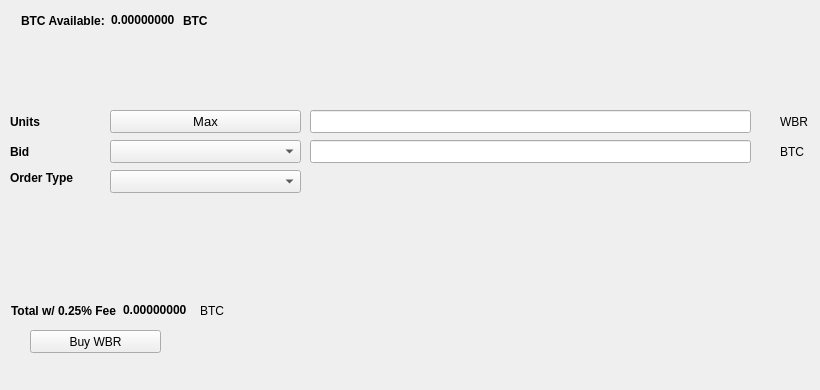
   <widget class="QWidget" name="BuyTab">
    <attribute name="title">
     <string>Buy</string>
    </attribute>
    <widget class="QPushButton" name="BuyWBR">
     <property name="geometry">
      <rect>
       <x>30</x>
       <y>330</y>
       <width>131</width>
       <height>23</height>
      </rect>
     </property>
     <property name="text">
      <string>Buy WBR</string>
     </property>
     <property name="icon">
      <iconset resource="../webruble.qrc">
       <normaloff>:/icons/bitcoin</normaloff>:/icons/bitcoin</iconset>
     </property>
    </widget>
    <widget class="QLabel" name="label_3">
     <property name="geometry">
      <rect>
       <x>10</x>
       <y>110</y>
       <width>46</width>
       <height>23</height>
      </rect>
     </property>
     <property name="font">
      <font>
       <weight>75</weight>
       <bold>true</bold>
      </font>
     </property>
     <property name="text">
      <string>Units</string>
     </property>
    </widget>
    <widget class="QLineEdit" name="UnitsInput">
     <property name="geometry">
      <rect>
       <x>310</x>
       <y>110</y>
       <width>441</width>
       <height>23</height>
      </rect>
     </property>
     <property name="font">
      <font>
       <pointsize>9</pointsize>
       <weight>75</weight>
       <bold>true</bold>
      </font>
     </property>
    </widget>
    <widget class="QLineEdit" name="BuyBidPriceEdit">
     <property name="geometry">
      <rect>
       <x>310</x>
       <y>140</y>
       <width>441</width>
       <height>23</height>
      </rect>
     </property>
     <property name="font">
      <font>
       <pointsize>9</pointsize>
       <weight>75</weight>
       <bold>true</bold>
      </font>
     </property>
    </widget>
    <widget class="QLabel" name="label_4">
     <property name="geometry">
      <rect>
       <x>780</x>
       <y>110</y>
       <width>31</width>
       <height>23</height>
      </rect>
     </property>
     <property name="text">
      <string>WBR</string>
     </property>
    </widget>
    <widget class="QLabel" name="label_5">
     <property name="geometry">
      <rect>
       <x>780</x>
       <y>140</y>
       <width>31</width>
       <height>23</height>
      </rect>
     </property>
     <property name="text">
      <string>BTC</string>
     </property>
    </widget>
    <widget class="QLabel" name="label_6">
     <property name="geometry">
      <rect>
       <x>10</x>
       <y>140</y>
       <width>46</width>
       <height>23</height>
      </rect>
     </property>
     <property name="font">
      <font>
       <weight>75</weight>
       <bold>true</bold>
      </font>
     </property>
     <property name="text">
      <string>Bid</string>
     </property>
    </widget>
    <widget class="QLabel" name="label_7">
     <property name="geometry">
      <rect>
       <x>10</x>
       <y>170</y>
       <width>91</width>
       <height>16</height>
      </rect>
     </property>
     <property name="font">
      <font>
       <weight>75</weight>
       <bold>true</bold>
      </font>
     </property>
     <property name="text">
      <string>Order Type</string>
     </property>
    </widget>
    <widget class="QPushButton" name="Buy_Max_Amount">
     <property name="geometry">
      <rect>
       <x>110</x>
       <y>110</y>
       <width>191</width>
       <height>23</height>
      </rect>
     </property>
     <property name="font">
      <font>
       <pointsize>10</pointsize>
      </font>
     </property>
     <property name="text">
      <string>Max</string>
     </property>
    </widget>
    <widget class="QComboBox" name="BuyBidcomboBox">
     <property name="geometry">
      <rect>
       <x>110</x>
       <y>140</y>
       <width>191</width>
       <height>23</height>
      </rect>
     </property>
     <property name="font">
      <font>
       <pointsize>10</pointsize>
      </font>
     </property>
    </widget>
    <widget class="QComboBox" name="buyOrdertypeCombo">
     <property name="geometry">
      <rect>
       <x>110</x>
       <y>170</y>
       <width>191</width>
       <height>23</height>
      </rect>
     </property>
     <property name="font">
      <font>
       <pointsize>10</pointsize>
      </font>
     </property>
    </widget>
    <widget class="QWidget" name="layoutWidget1">
     <property name="geometry">
      <rect>
       <x>21</x>
       <y>11</y>
       <width>227</width>
       <height>19</height>
      </rect>
     </property>
     <layout class="QHBoxLayout" name="horizontalLayout_3">
      <item>
       <widget class="QLabel" name="label232">
        <property name="font">
         <font>
          <weight>75</weight>
          <bold>true</bold>
         </font>
        </property>
        <property name="text">
         <string>BTC Available:</string>
        </property>
       </widget>
      </item>
      <item>
       <widget class="QLabel" name="BtcAvailableLbl">
        <property name="palette">
         <palette>
          <active>
           <colorrole role="WindowText">
            <brush brushstyle="SolidPattern">
             <color alpha="255">
              <red>0</red>
              <green>0</green>
              <blue>0</blue>
             </color>
            </brush>
           </colorrole>
           <colorrole role="Button">
            <brush brushstyle="SolidPattern">
             <color alpha="255">
              <red>0</red>
              <green>170</green>
              <blue>0</blue>
             </color>
            </brush>
           </colorrole>
           <colorrole role="Light">
            <brush brushstyle="SolidPattern">
             <color alpha="255">
              <red>0</red>
              <green>255</green>
              <blue>0</blue>
             </color>
            </brush>
           </colorrole>
           <colorrole role="Midlight">
            <brush brushstyle="SolidPattern">
             <color alpha="255">
              <red>0</red>
              <green>212</green>
              <blue>0</blue>
             </color>
            </brush>
           </colorrole>
           <colorrole role="Dark">
            <brush brushstyle="SolidPattern">
             <color alpha="255">
              <red>0</red>
              <green>85</green>
              <blue>0</blue>
             </color>
            </brush>
           </colorrole>
           <colorrole role="Mid">
            <brush brushstyle="SolidPattern">
             <color alpha="255">
              <red>0</red>
              <green>113</green>
              <blue>0</blue>
             </color>
            </brush>
           </colorrole>
           <colorrole role="Text">
            <brush brushstyle="SolidPattern">
             <color alpha="255">
              <red>0</red>
              <green>170</green>
              <blue>0</blue>
             </color>
            </brush>
           </colorrole>
           <colorrole role="BrightText">
            <brush brushstyle="SolidPattern">
             <color alpha="255">
              <red>255</red>
              <green>255</green>
              <blue>255</blue>
             </color>
            </brush>
           </colorrole>
           <colorrole role="ButtonText">
            <brush brushstyle="SolidPattern">
             <color alpha="255">
              <red>0</red>
              <green>0</green>
              <blue>0</blue>
             </color>
            </brush>
           </colorrole>
           <colorrole role="Base">
            <brush brushstyle="SolidPattern">
             <color alpha="255">
              <red>255</red>
              <green>255</green>
              <blue>255</blue>
             </color>
            </brush>
           </colorrole>
           <colorrole role="Window">
            <brush brushstyle="SolidPattern">
             <color alpha="255">
              <red>0</red>
              <green>170</green>
              <blue>0</blue>
             </color>
            </brush>
           </colorrole>
           <colorrole role="Shadow">
            <brush brushstyle="SolidPattern">
             <color alpha="255">
              <red>0</red>
              <green>0</green>
              <blue>0</blue>
             </color>
            </brush>
           </colorrole>
           <colorrole role="AlternateBase">
            <brush brushstyle="SolidPattern">
             <color alpha="255">
              <red>127</red>
              <green>212</green>
              <blue>127</blue>
             </color>
            </brush>
           </colorrole>
           <colorrole role="ToolTipBase">
            <brush brushstyle="SolidPattern">
             <color alpha="255">
              <red>255</red>
              <green>255</green>
              <blue>220</blue>
             </color>
            </brush>
           </colorrole>
           <colorrole role="ToolTipText">
            <brush brushstyle="SolidPattern">
             <color alpha="255">
              <red>0</red>
              <green>0</green>
              <blue>0</blue>
             </color>
            </brush>
           </colorrole>
          </active>
          <inactive>
           <colorrole role="WindowText">
            <brush brushstyle="SolidPattern">
             <color alpha="255">
              <red>0</red>
              <green>0</green>
              <blue>0</blue>
             </color>
            </brush>
           </colorrole>
           <colorrole role="Button">
            <brush brushstyle="SolidPattern">
             <color alpha="255">
              <red>0</red>
              <green>170</green>
              <blue>0</blue>
             </color>
            </brush>
           </colorrole>
           <colorrole role="Light">
            <brush brushstyle="SolidPattern">
             <color alpha="255">
              <red>0</red>
              <green>255</green>
              <blue>0</blue>
             </color>
            </brush>
           </colorrole>
           <colorrole role="Midlight">
            <brush brushstyle="SolidPattern">
             <color alpha="255">
              <red>0</red>
              <green>212</green>
              <blue>0</blue>
             </color>
            </brush>
           </colorrole>
           <colorrole role="Dark">
            <brush brushstyle="SolidPattern">
             <color alpha="255">
              <red>0</red>
              <green>85</green>
              <blue>0</blue>
             </color>
            </brush>
           </colorrole>
           <colorrole role="Mid">
            <brush brushstyle="SolidPattern">
             <color alpha="255">
              <red>0</red>
              <green>113</green>
              <blue>0</blue>
             </color>
            </brush>
           </colorrole>
           <colorrole role="Text">
            <brush brushstyle="SolidPattern">
             <color alpha="255">
              <red>0</red>
              <green>170</green>
              <blue>0</blue>
             </color>
            </brush>
           </colorrole>
           <colorrole role="BrightText">
            <brush brushstyle="SolidPattern">
             <color alpha="255">
              <red>255</red>
              <green>255</green>
              <blue>255</blue>
             </color>
            </brush>
           </colorrole>
           <colorrole role="ButtonText">
            <brush brushstyle="SolidPattern">
             <color alpha="255">
              <red>0</red>
              <green>0</green>
              <blue>0</blue>
             </color>
            </brush>
           </colorrole>
           <colorrole role="Base">
            <brush brushstyle="SolidPattern">
             <color alpha="255">
              <red>255</red>
              <green>255</green>
              <blue>255</blue>
             </color>
            </brush>
           </colorrole>
           <colorrole role="Window">
            <brush brushstyle="SolidPattern">
             <color alpha="255">
              <red>0</red>
              <green>170</green>
              <blue>0</blue>
             </color>
            </brush>
           </colorrole>
           <colorrole role="Shadow">
            <brush brushstyle="SolidPattern">
             <color alpha="255">
              <red>0</red>
              <green>0</green>
              <blue>0</blue>
             </color>
            </brush>
           </colorrole>
           <colorrole role="AlternateBase">
            <brush brushstyle="SolidPattern">
             <color alpha="255">
              <red>127</red>
              <green>212</green>
              <blue>127</blue>
             </color>
            </brush>
           </colorrole>
           <colorrole role="ToolTipBase">
            <brush brushstyle="SolidPattern">
             <color alpha="255">
              <red>255</red>
              <green>255</green>
              <blue>220</blue>
             </color>
            </brush>
           </colorrole>
           <colorrole role="ToolTipText">
            <brush brushstyle="SolidPattern">
             <color alpha="255">
              <red>0</red>
              <green>0</green>
              <blue>0</blue>
             </color>
            </brush>
           </colorrole>
          </inactive>
          <disabled>
           <colorrole role="WindowText">
            <brush brushstyle="SolidPattern">
             <color alpha="255">
              <red>0</red>
              <green>85</green>
              <blue>0</blue>
             </color>
            </brush>
           </colorrole>
           <colorrole role="Button">
            <brush brushstyle="SolidPattern">
             <color alpha="255">
              <red>0</red>
              <green>170</green>
              <blue>0</blue>
             </color>
            </brush>
           </colorrole>
           <colorrole role="Light">
            <brush brushstyle="SolidPattern">
             <color alpha="255">
              <red>0</red>
              <green>255</green>
              <blue>0</blue>
             </color>
            </brush>
           </colorrole>
           <colorrole role="Midlight">
            <brush brushstyle="SolidPattern">
             <color alpha="255">
              <red>0</red>
              <green>212</green>
              <blue>0</blue>
             </color>
            </brush>
           </colorrole>
           <colorrole role="Dark">
            <brush brushstyle="SolidPattern">
             <color alpha="255">
              <red>0</red>
              <green>85</green>
              <blue>0</blue>
             </color>
            </brush>
           </colorrole>
           <colorrole role="Mid">
            <brush brushstyle="SolidPattern">
             <color alpha="255">
              <red>0</red>
              <green>113</green>
              <blue>0</blue>
             </color>
            </brush>
           </colorrole>
           <colorrole role="Text">
            <brush brushstyle="SolidPattern">
             <color alpha="255">
              <red>0</red>
              <green>85</green>
              <blue>0</blue>
             </color>
            </brush>
           </colorrole>
           <colorrole role="BrightText">
            <brush brushstyle="SolidPattern">
             <color alpha="255">
              <red>255</red>
              <green>255</green>
              <blue>255</blue>
             </color>
            </brush>
           </colorrole>
           <colorrole role="ButtonText">
            <brush brushstyle="SolidPattern">
             <color alpha="255">
              <red>0</red>
              <green>85</green>
              <blue>0</blue>
             </color>
            </brush>
           </colorrole>
           <colorrole role="Base">
            <brush brushstyle="SolidPattern">
             <color alpha="255">
              <red>0</red>
              <green>170</green>
              <blue>0</blue>
             </color>
            </brush>
           </colorrole>
           <colorrole role="Window">
            <brush brushstyle="SolidPattern">
             <color alpha="255">
              <red>0</red>
              <green>170</green>
              <blue>0</blue>
             </color>
            </brush>
           </colorrole>
           <colorrole role="Shadow">
            <brush brushstyle="SolidPattern">
             <color alpha="255">
              <red>0</red>
              <green>0</green>
              <blue>0</blue>
             </color>
            </brush>
           </colorrole>
           <colorrole role="AlternateBase">
            <brush brushstyle="SolidPattern">
             <color alpha="255">
              <red>0</red>
              <green>170</green>
              <blue>0</blue>
             </color>
            </brush>
           </colorrole>
           <colorrole role="ToolTipBase">
            <brush brushstyle="SolidPattern">
             <color alpha="255">
              <red>255</red>
              <green>255</green>
              <blue>220</blue>
             </color>
            </brush>
           </colorrole>
           <colorrole role="ToolTipText">
            <brush brushstyle="SolidPattern">
             <color alpha="255">
              <red>0</red>
              <green>0</green>
              <blue>0</blue>
             </color>
            </brush>
           </colorrole>
          </disabled>
         </palette>
        </property>
        <property name="font">
         <font>
          <weight>75</weight>
          <bold>true</bold>
         </font>
        </property>
        <property name="text">
         <string>0.00000000</string>
        </property>
        <property name="textInteractionFlags">
         <set>Qt::LinksAccessibleByMouse|Qt::TextSelectableByKeyboard|Qt::TextSelectableByMouse</set>
        </property>
       </widget>
      </item>
      <item>
       <widget class="QLabel" name="BtcAvailableLbl_2">
        <property name="font">
         <font>
          <weight>75</weight>
          <bold>true</bold>
         </font>
        </property>
        <property name="text">
         <string>BTC</string>
        </property>
       </widget>
      </item>
     </layout>
    </widget>
    <widget class="QWidget" name="layoutWidge2">
     <property name="geometry">
      <rect>
       <x>11</x>
       <y>301</y>
       <width>259</width>
       <height>19</height>
      </rect>
     </property>
     <layout class="QHBoxLayout" name="horizontalLayout_4">
      <item>
       <widget class="QLabel" name="label_9">
        <property name="font">
         <font>
          <weight>75</weight>
          <bold>true</bold>
         </font>
        </property>
        <property name="text">
         <string>Total w/ 0.25% Fee</string>
        </property>
       </widget>
      </item>
      <item>
       <widget class="QLabel" name="BuyCostLabel">
        <property name="palette">
         <palette>
          <active>
           <colorrole role="WindowText">
            <brush brushstyle="SolidPattern">
             <color alpha="255">
              <red>0</red>
              <green>0</green>
              <blue>0</blue>
             </color>
            </brush>
           </colorrole>
           <colorrole role="Button">
            <brush brushstyle="SolidPattern">
             <color alpha="255">
              <red>0</red>
              <green>170</green>
              <blue>0</blue>
             </color>
            </brush>
           </colorrole>
           <colorrole role="Light">
            <brush brushstyle="SolidPattern">
             <color alpha="255">
              <red>0</red>
              <green>255</green>
              <blue>0</blue>
             </color>
            </brush>
           </colorrole>
           <colorrole role="Midlight">
            <brush brushstyle="SolidPattern">
             <color alpha="255">
              <red>0</red>
              <green>212</green>
              <blue>0</blue>
             </color>
            </brush>
           </colorrole>
           <colorrole role="Dark">
            <brush brushstyle="SolidPattern">
             <color alpha="255">
              <red>0</red>
              <green>85</green>
              <blue>0</blue>
             </color>
            </brush>
           </colorrole>
           <colorrole role="Mid">
            <brush brushstyle="SolidPattern">
             <color alpha="255">
              <red>0</red>
              <green>113</green>
              <blue>0</blue>
             </color>
            </brush>
           </colorrole>
           <colorrole role="Text">
            <brush brushstyle="SolidPattern">
             <color alpha="255">
              <red>0</red>
              <green>170</green>
              <blue>0</blue>
             </color>
            </brush>
           </colorrole>
           <colorrole role="BrightText">
            <brush brushstyle="SolidPattern">
             <color alpha="255">
              <red>255</red>
              <green>255</green>
              <blue>255</blue>
             </color>
            </brush>
           </colorrole>
           <colorrole role="ButtonText">
            <brush brushstyle="SolidPattern">
             <color alpha="255">
              <red>0</red>
              <green>0</green>
              <blue>0</blue>
             </color>
            </brush>
           </colorrole>
           <colorrole role="Base">
            <brush brushstyle="SolidPattern">
             <color alpha="255">
              <red>255</red>
              <green>255</green>
              <blue>255</blue>
             </color>
            </brush>
           </colorrole>
           <colorrole role="Window">
            <brush brushstyle="SolidPattern">
             <color alpha="255">
              <red>0</red>
              <green>170</green>
              <blue>0</blue>
             </color>
            </brush>
           </colorrole>
           <colorrole role="Shadow">
            <brush brushstyle="SolidPattern">
             <color alpha="255">
              <red>0</red>
              <green>0</green>
              <blue>0</blue>
             </color>
            </brush>
           </colorrole>
           <colorrole role="AlternateBase">
            <brush brushstyle="SolidPattern">
             <color alpha="255">
              <red>127</red>
              <green>212</green>
              <blue>127</blue>
             </color>
            </brush>
           </colorrole>
           <colorrole role="ToolTipBase">
            <brush brushstyle="SolidPattern">
             <color alpha="255">
              <red>255</red>
              <green>255</green>
              <blue>220</blue>
             </color>
            </brush>
           </colorrole>
           <colorrole role="ToolTipText">
            <brush brushstyle="SolidPattern">
             <color alpha="255">
              <red>0</red>
              <green>0</green>
              <blue>0</blue>
             </color>
            </brush>
           </colorrole>
          </active>
          <inactive>
           <colorrole role="WindowText">
            <brush brushstyle="SolidPattern">
             <color alpha="255">
              <red>0</red>
              <green>0</green>
              <blue>0</blue>
             </color>
            </brush>
           </colorrole>
           <colorrole role="Button">
            <brush brushstyle="SolidPattern">
             <color alpha="255">
              <red>0</red>
              <green>170</green>
              <blue>0</blue>
             </color>
            </brush>
           </colorrole>
           <colorrole role="Light">
            <brush brushstyle="SolidPattern">
             <color alpha="255">
              <red>0</red>
              <green>255</green>
              <blue>0</blue>
             </color>
            </brush>
           </colorrole>
           <colorrole role="Midlight">
            <brush brushstyle="SolidPattern">
             <color alpha="255">
              <red>0</red>
              <green>212</green>
              <blue>0</blue>
             </color>
            </brush>
           </colorrole>
           <colorrole role="Dark">
            <brush brushstyle="SolidPattern">
             <color alpha="255">
              <red>0</red>
              <green>85</green>
              <blue>0</blue>
             </color>
            </brush>
           </colorrole>
           <colorrole role="Mid">
            <brush brushstyle="SolidPattern">
             <color alpha="255">
              <red>0</red>
              <green>113</green>
              <blue>0</blue>
             </color>
            </brush>
           </colorrole>
           <colorrole role="Text">
            <brush brushstyle="SolidPattern">
             <color alpha="255">
              <red>0</red>
              <green>170</green>
              <blue>0</blue>
             </color>
            </brush>
           </colorrole>
           <colorrole role="BrightText">
            <brush brushstyle="SolidPattern">
             <color alpha="255">
              <red>255</red>
              <green>255</green>
              <blue>255</blue>
             </color>
            </brush>
           </colorrole>
           <colorrole role="ButtonText">
            <brush brushstyle="SolidPattern">
             <color alpha="255">
              <red>0</red>
              <green>0</green>
              <blue>0</blue>
             </color>
            </brush>
           </colorrole>
           <colorrole role="Base">
            <brush brushstyle="SolidPattern">
             <color alpha="255">
              <red>255</red>
              <green>255</green>
              <blue>255</blue>
             </color>
            </brush>
           </colorrole>
           <colorrole role="Window">
            <brush brushstyle="SolidPattern">
             <color alpha="255">
              <red>0</red>
              <green>170</green>
              <blue>0</blue>
             </color>
            </brush>
           </colorrole>
           <colorrole role="Shadow">
            <brush brushstyle="SolidPattern">
             <color alpha="255">
              <red>0</red>
              <green>0</green>
              <blue>0</blue>
             </color>
            </brush>
           </colorrole>
           <colorrole role="AlternateBase">
            <brush brushstyle="SolidPattern">
             <color alpha="255">
              <red>127</red>
              <green>212</green>
              <blue>127</blue>
             </color>
            </brush>
           </colorrole>
           <colorrole role="ToolTipBase">
            <brush brushstyle="SolidPattern">
             <color alpha="255">
              <red>255</red>
              <green>255</green>
              <blue>220</blue>
             </color>
            </brush>
           </colorrole>
           <colorrole role="ToolTipText">
            <brush brushstyle="SolidPattern">
             <color alpha="255">
              <red>0</red>
              <green>0</green>
              <blue>0</blue>
             </color>
            </brush>
           </colorrole>
          </inactive>
          <disabled>
           <colorrole role="WindowText">
            <brush brushstyle="SolidPattern">
             <color alpha="255">
              <red>0</red>
              <green>85</green>
              <blue>0</blue>
             </color>
            </brush>
           </colorrole>
           <colorrole role="Button">
            <brush brushstyle="SolidPattern">
             <color alpha="255">
              <red>0</red>
              <green>170</green>
              <blue>0</blue>
             </color>
            </brush>
           </colorrole>
           <colorrole role="Light">
            <brush brushstyle="SolidPattern">
             <color alpha="255">
              <red>0</red>
              <green>255</green>
              <blue>0</blue>
             </color>
            </brush>
           </colorrole>
           <colorrole role="Midlight">
            <brush brushstyle="SolidPattern">
             <color alpha="255">
              <red>0</red>
              <green>212</green>
              <blue>0</blue>
             </color>
            </brush>
           </colorrole>
           <colorrole role="Dark">
            <brush brushstyle="SolidPattern">
             <color alpha="255">
              <red>0</red>
              <green>85</green>
              <blue>0</blue>
             </color>
            </brush>
           </colorrole>
           <colorrole role="Mid">
            <brush brushstyle="SolidPattern">
             <color alpha="255">
              <red>0</red>
              <green>113</green>
              <blue>0</blue>
             </color>
            </brush>
           </colorrole>
           <colorrole role="Text">
            <brush brushstyle="SolidPattern">
             <color alpha="255">
              <red>0</red>
              <green>85</green>
              <blue>0</blue>
             </color>
            </brush>
           </colorrole>
           <colorrole role="BrightText">
            <brush brushstyle="SolidPattern">
             <color alpha="255">
              <red>255</red>
              <green>255</green>
              <blue>255</blue>
             </color>
            </brush>
           </colorrole>
           <colorrole role="ButtonText">
            <brush brushstyle="SolidPattern">
             <color alpha="255">
              <red>0</red>
              <green>85</green>
              <blue>0</blue>
             </color>
            </brush>
           </colorrole>
           <colorrole role="Base">
            <brush brushstyle="SolidPattern">
             <color alpha="255">
              <red>0</red>
              <green>170</green>
              <blue>0</blue>
             </color>
            </brush>
           </colorrole>
           <colorrole role="Window">
            <brush brushstyle="SolidPattern">
             <color alpha="255">
              <red>0</red>
              <green>170</green>
              <blue>0</blue>
             </color>
            </brush>
           </colorrole>
           <colorrole role="Shadow">
            <brush brushstyle="SolidPattern">
             <color alpha="255">
              <red>0</red>
              <green>0</green>
              <blue>0</blue>
             </color>
            </brush>
           </colorrole>
           <colorrole role="AlternateBase">
            <brush brushstyle="SolidPattern">
             <color alpha="255">
              <red>0</red>
              <green>170</green>
              <blue>0</blue>
             </color>
            </brush>
           </colorrole>
           <colorrole role="ToolTipBase">
            <brush brushstyle="SolidPattern">
             <color alpha="255">
              <red>255</red>
              <green>255</green>
              <blue>220</blue>
             </color>
            </brush>
           </colorrole>
           <colorrole role="ToolTipText">
            <brush brushstyle="SolidPattern">
             <color alpha="255">
              <red>0</red>
              <green>0</green>
              <blue>0</blue>
             </color>
            </brush>
           </colorrole>
          </disabled>
         </palette>
        </property>
        <property name="font">
         <font>
          <weight>75</weight>
          <bold>true</bold>
         </font>
        </property>
        <property name="autoFillBackground">
         <bool>false</bool>
        </property>
        <property name="text">
         <string>0.00000000</string>
        </property>
        <property name="textInteractionFlags">
         <set>Qt::LinksAccessibleByMouse|Qt::TextSelectableByMouse</set>
        </property>
       </widget>
      </item>
      <item>
       <widget class="QLabel" name="label_10">
        <property name="font">
         <font>
          <weight>50</weight>
          <bold>false</bold>
         </font>
        </property>
        <property name="text">
         <string>BTC</string>
        </property>
       </widget>
      </item>
     </layout>
    </widget>
    <widget class="QLabel" name="label_24">
     <property name="geometry">
      <rect>
       <x>460</x>
       <y>300</y>
       <width>281</width>
       <height>81</height>
      </rect>
     </property>
     <property name="text">
      <string/>
     </property>
     <property name="pixmap">
      <pixmap>:/images/bittrex</pixmap>
     </property>
    </widget>
   </widget>
